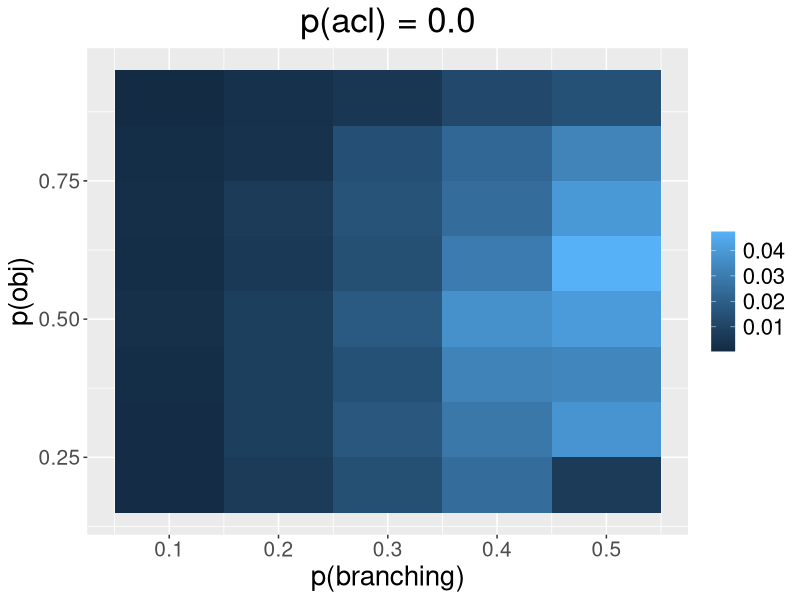
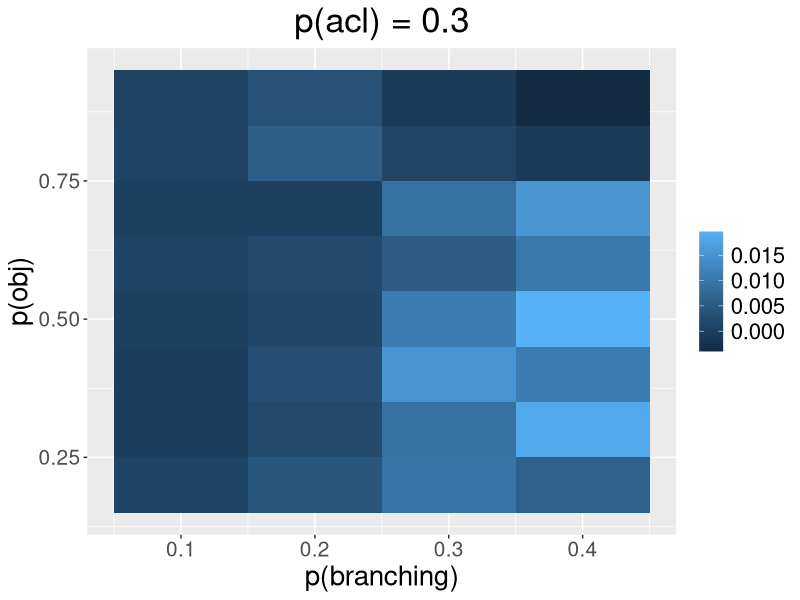

The R script that drew these images, in order:
data = read.csv("results.tsv", sep="\t")

library(dplyr)
library(tidyr)
library(ggplot2)

data2 = data %>% filter(probNPBranching == 0.0)


data3 = data2 %>% mutate(probVPBranching_ = round(probVPBranching*10)/10, probObj_ = round(probObj*10)/10) %>% filter(probVPBranching_ > 0.0,probVPBranching < 0.5,  probObj_ < 1.0, probObj_ > 0.1)
data3 = data3 %>% group_by(probVPBranching_, probObj_) %>% summarise(Diff = mean(Diff))

#plot = ggplot(data=data2, aes(x=probVPBranching, y=probObj, color=Diff)) + geom_point()
#plot = ggplot(data=data3, aes(x=probVPBranching_, y=probObj_, color=-Diff)) + geom_point()

plot = ggplot(data=data3, aes(x=probVPBranching_, y=probObj_)) + geom_tile(aes(fill=-Diff))
plot = plot +     theme(text = element_text(size=20),    axis.text = element_text(size=15)) 
plot = plot + xlab("p(branching)") + ylab("p(obj)")
plot = plot + theme(legend.title=element_blank())
plot = plot + labs(title="p(acl) = 0.0")
plot = plot + theme(plot.title = element_text(hjust = 0.5, size=25))
ggsave(plot, file="result_NPBranching0_0.pdf")


data4 = data %>% filter(probNPBranching == 0.3)
data5 = data4 %>% mutate(probVPBranching_ = round(probVPBranching*10)/10, probObj_ = round(probObj*10)/10) %>% filter(probVPBranching_ > 0.0, probVPBranching < 0.5, probObj_ < 1.0, probObj_ > 0.1)
data5 = data5 %>% group_by(probVPBranching_, probObj_) %>% summarise(Diff = mean(Diff))


plot = ggplot(data=data5, aes(x=probVPBranching_, y=probObj_)) + geom_tile(aes(fill=-Diff))
plot = plot +     theme(text = element_text(size=20),    axis.text = element_text(size=15)) 
plot = plot + xlab("p(branching)") + ylab("p(obj)")
plot = plot + theme(legend.title=element_blank())
plot = plot + labs(title="p(acl) = 0.3")
plot = plot + theme(plot.title = element_text(hjust = 0.5, size=25))
ggsave(plot, file="result_NPBranching0_3.pdf")



